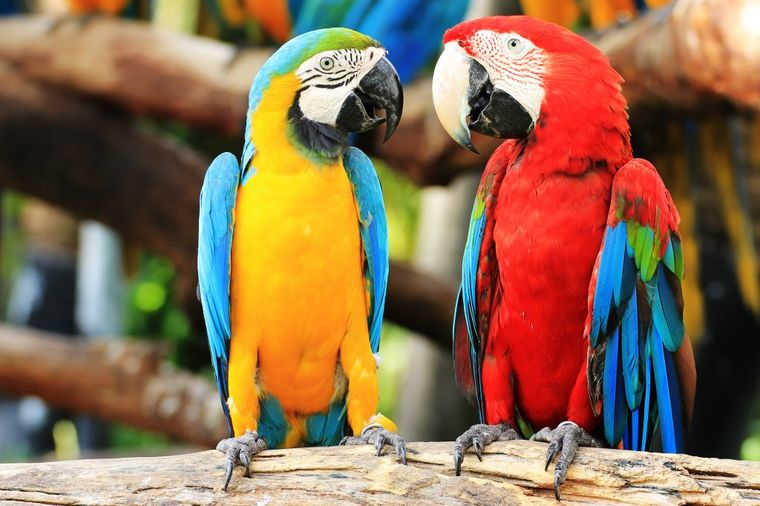
#> input picture 01_LearningOpenCV/papagaj.jpg, 760 x 506 px
$ jupyter execute 06.ipynb
#> lines starting #> are read from the running program, lines starting #| are printed output that depends on the picture; after the words box and inside, x2 and y2 are one past the last pixel; in counts of white or black regions, pixels touching at a corner belong together
[cell 1]
import os
import numpy as np

[cell 2]
import cv2

[cell 3]
img = cv2.imread('papagaj.jpg')
#> img is the input picture: shape (506, 760, 3); mean B, G, R 81.3, 109.3, 139.4

[cell 4]
img_edge = cv2.Canny(img, 100, 200)
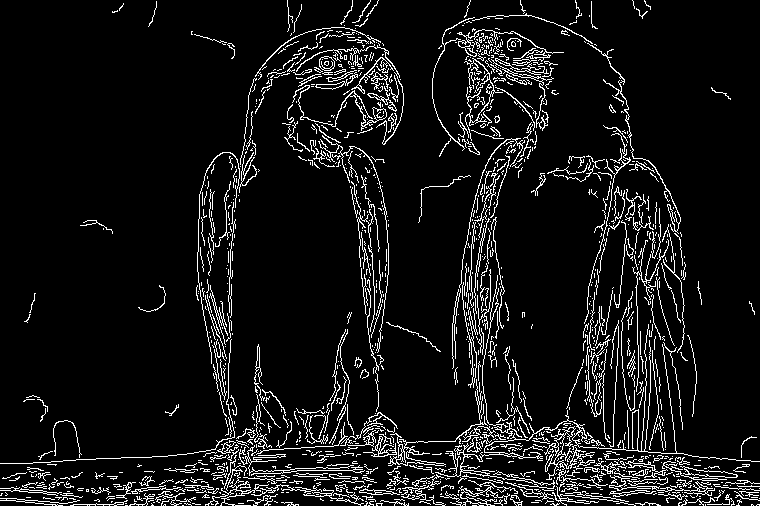
#> img_edge: shape (506, 760); 8.2% white in thin lines or dots

[cell 5]
img_edge_d = cv2.dilate(img_edge, np.ones((3, 3), dtype=np.int8))
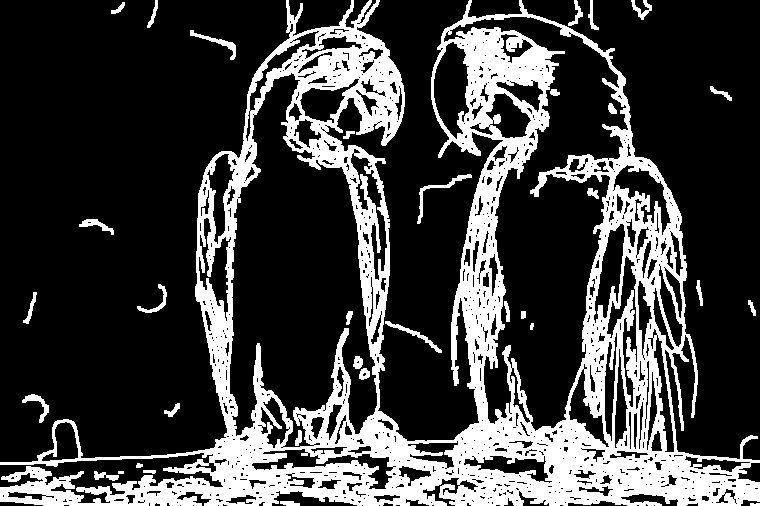
#> img_edge_d: shape (506, 760); 24.9% white; 34 white regions (1 under 20 px), largest, box (x1, y1, x2, y2) and area: (0, 0, 760, 506) 92062, (417, 174, 472, 224) 315, (190, 30, 236, 60) 263

[cell 6]
img_edge_e = cv2.erode(img_edge, np.ones((3, 3), dtype=np.int8))
#> img_edge_e: shape (506, 760); every value is 0

$ run again, with 01_LearningOpenCV/bear.jpg copied over 01_LearningOpenCV/papagaj.jpg
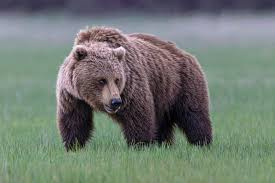
#> input picture 01_LearningOpenCV/bear.jpg, 275 x 183 px
#> img is the input picture: shape (183, 275, 3); mean B, G, R 114.4, 122.1, 113.5
#> `img_edge = cv2.Canny(img, 100, 200)`:
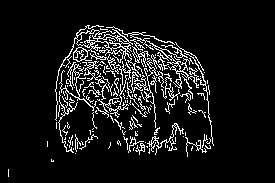
#> img_edge: shape (183, 275); 8.9% white in thin lines or dots, all inside (x1, y1, x2, y2) = (8, 25, 214, 177)
#> `img_edge_d = cv2.dilate(img_edge, np.ones((3, 3), dtype=np.int8))`:
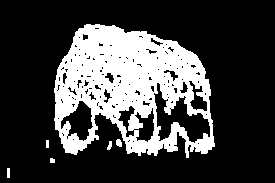
#> img_edge_d: shape (183, 275); 25.5% white; 6 white regions, box (x1, y1, x2, y2) and area: (54, 24, 215, 158) 12688, (116, 139, 122, 147) 39, (107, 141, 112, 150) 31, (7, 168, 10, 178) 30, (46, 140, 49, 148) 24, (50, 158, 55, 163) 23
#> img_edge_e: shape (183, 275); every value is 0

$ run again, with 01_LearningOpenCV/bird.jpg copied over 01_LearningOpenCV/papagaj.jpg
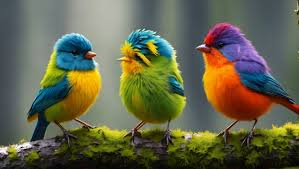
#> input picture 01_LearningOpenCV/bird.jpg, 299 x 169 px
#> img is the input picture: shape (169, 299, 3); mean B, G, R 75.5, 100.1, 99.5
#> `img_edge = cv2.Canny(img, 100, 200)`:
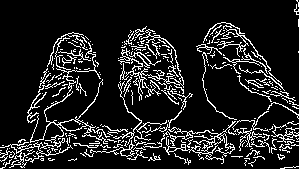
#> img_edge: shape (169, 299); 12.6% white in thin lines or dots
#> `img_edge_d = cv2.dilate(img_edge, np.ones((3, 3), dtype=np.int8))`:
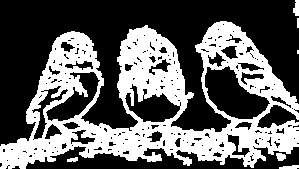
#> img_edge_d: shape (169, 299); 37.5% white; 7 white regions (1 under 20 px), largest, box (x1, y1, x2, y2) and area: (0, 21, 299, 169) 18693, (293, 0, 299, 16) 73, (276, 153, 286, 161) 63, (279, 165, 299, 169) 61, (67, 157, 78, 162) 41, (297, 18, 299, 28) 20
#> img_edge_e: shape (169, 299); every value is 0
